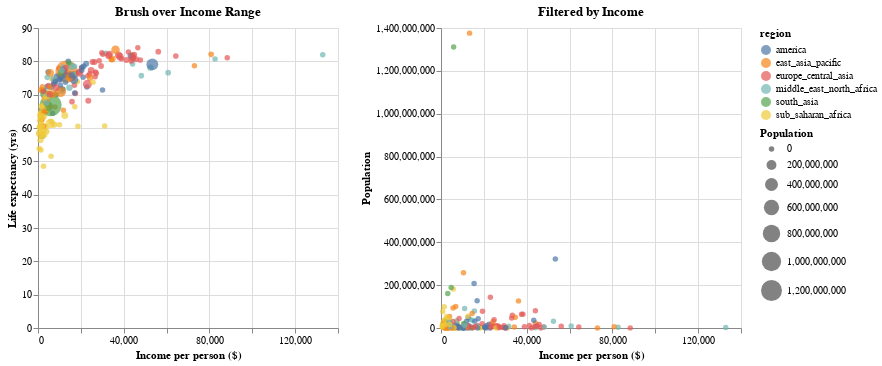

The notebook cell saved with this chart:
### Markdown cell above
### Part 1.3 Select across multiple panels (5 points)

Instead of using the point selection, now add an interval selection to the figure in part 1.1, such that the user can select over any income range (only income range), and then generate a second plot on the right to show the relationship between income and population for the selected data (use filter, only show the selected data).

### Code cell
# income brush
income_brush = alt.selection_interval(encodings=['x'])

# income vs health chart (w/ brush)
left = (alt.Chart(df).mark_circle().encode(
    x=alt.X("income", title="Income per person ($)"),
    y=alt.Y("health", title="Life expectancy (yrs)"),
    color="region",
    size=alt.Size("population", scale=alt.Scale(range=[30, 500]), title="Population"),
    tooltip=["country", "region", "income", "health", "population"])
    .add_selection(income_brush)
    .properties(
    title="Brush over Income Range"))

# income vs population (filtered by income)
right = (alt.Chart(df).mark_circle().encode(
    x=alt.X("income", title="Income per person ($)"),
    y=alt.Y("population", title="Population"),
    color="region",
    tooltip=["country", "income", "population"])
    .transform_filter(income_brush)
    .properties(
    title="Filtered by Income"))

# combine charts
left | right

### Figure 1 — Vega-Lite specification as saved in the notebook (floating-point values rounded to 4 significant figures; data arrays with more than 128 entries replaced by an {"elided": "..."} marker saying what was removed)
{"config": {"view": {"continuousWidth": 300, "continuousHeight": 300}}, "hconcat": [{"mark": {"type": "circle"}, "encoding": {"color": {"field": "region", "type": "nominal"}, "size": {"field": "population", "scale": {"range": [30, 500]}, "title": "Population", "type": "quantitative"}, "tooltip": [{"field": "country", "type": "nominal"}, {"field": "region", "type": "nominal"}, {"field": "income", "type": "quantitative"}, {"field": "health", "type": "quantitative"}, {"field": "population", "type": "quantitative"}], "x": {"field": "income", "title": "Income per person ($)", "type": "quantitative"}, "y": {"field": "health", "title": "Life expectancy (yrs)", "type": "quantitative"}}, "name": "view_1", "title": "Brush over Income Range"}, {"mark": {"type": "circle"}, "encoding": {"color": {"field": "region", "type": "nominal"}, "tooltip": [{"field": "country", "type": "nominal"}, {"field": "income", "type": "quantitative"}, {"field": "population", "type": "quantitative"}], "x": {"field": "income", "title": "Income per person ($)", "type": "quantitative"}, "y": {"field": "population", "title": "Population", "type": "quantitative"}}, "title": "Filtered by Income", "transform": [{"filter": {"param": "param_2"}}]}], "data": {"name": "data-0cccb53798da4802be2d0e8a4b32b4c1"}, "params": [{"name": "param_2", "select": {"type": "interval", "encodings": ["x"]}, "views": ["view_1"]}], "$schema": "https://vega.github.io/schema/vega-lite/v5.20.1.json", "datasets": {"data-0cccb53798da4802be2d0e8a4b32b4c1": {"elided": "187 records"}}}
